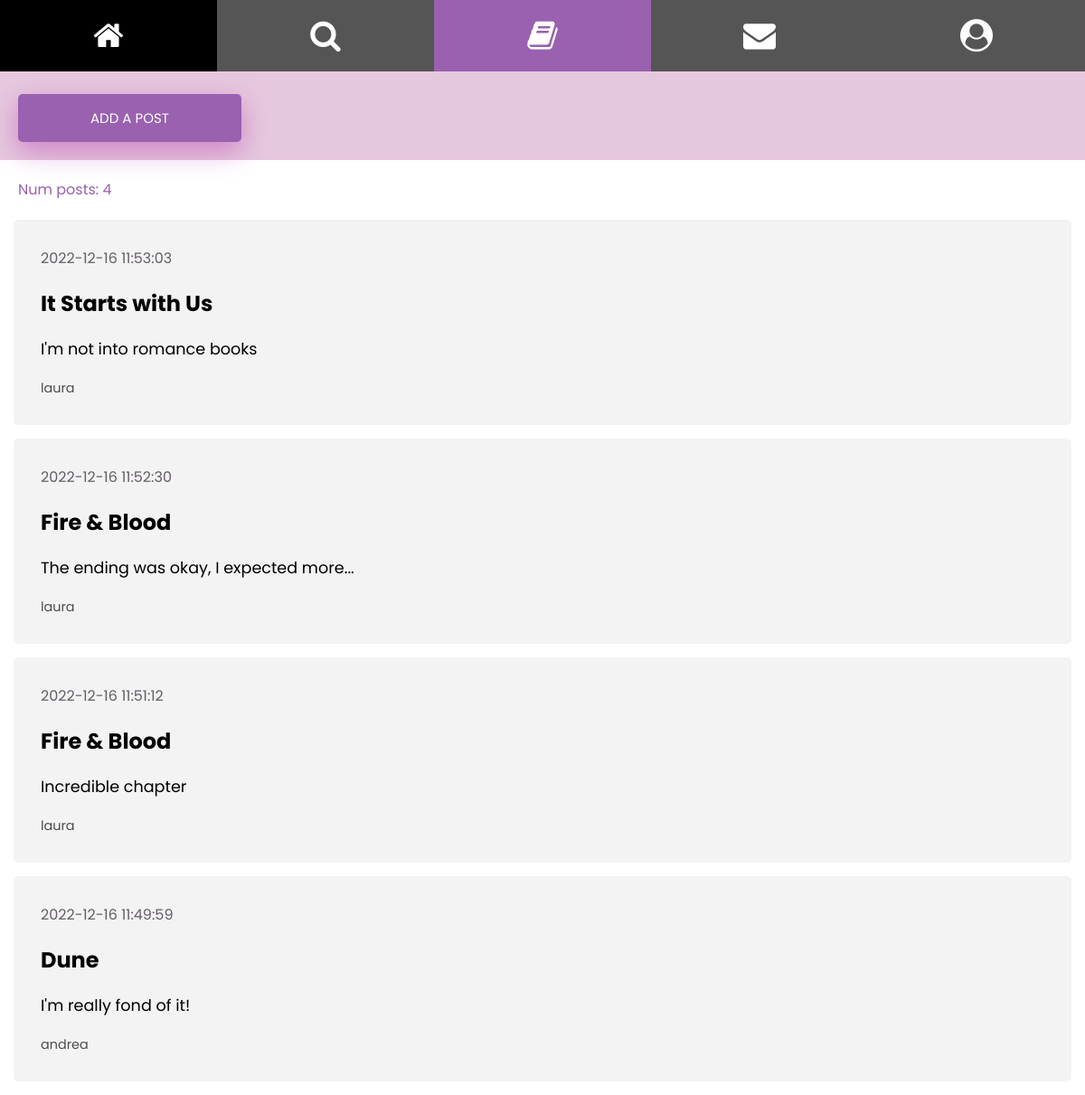
Screenshot of /posts (signed in) with the database file from the repository.
### tables this page shows
CREATE TABLE posts (
  id INTEGER PRIMARY KEY AUTOINCREMENT,
  username TEXT NOT NULL,
  created TIMESTAMP NOT NULL DEFAULT CURRENT_TIMESTAMP,
  title TEXT NOT NULL,
  isbn TEXT NOT NULL,
  content TEXT NOT NULL,
  FOREIGN KEY (username) REFERENCES users (user),
  FOREIGN KEY (isbn) REFERENCES books (isbn)
);

### login-app.py (the view)
@app.route('/posts', methods=['POST', 'GET'])
def posts():
    if not session.get("username"):
        return redirect(url_for('login'))
    error = None
    conn = get_db_connection()
    posts = conn.execute('SELECT * FROM posts ORDER BY created DESC').fetchall()
    conn.close()
    return render_template('posts.html', posts=posts, error=error)

### login-app.py (called while the page is built)
def get_db_connection():
    conn = sqlite3.connect('database.db')
    conn.row_factory = sqlite3.Row
    return conn

### templates/posts.html (shortened to what this page needs)
{% extends 'all_posts.html' %}
{% block content %}
    <p style="margin: 20px; color: #9961af;">Num posts: {{posts|length}}</p>
    {% for post in posts %}
        <div class='post'>
            <p style="margin: 20px; color: #645e66;">{{ post['created'] }}</p>
            <h2 style="margin: 20px;">{{ post['title'] }}</h2>
            <p style="font-size:110%; margin: 20px;" >{{ post['content'] }}</p>
            <p style="font-size:90%; margin: 20px; color: #4f4b50;">{{ post['username'] }}</p>
        </div>
    {% endfor %}
{% endblock %}

### templates/all_posts.html (shortened to what this page needs)
<!DOCTYPE html>
<html>
<link rel="stylesheet" href="https://cdnjs.cloudflare.com/ajax/libs/font-awesome/4.7.0/css/font-awesome.min.css">
<body>
<div class="icon-bar">
  <a href="books"><i class="fa fa-home"></i></a>
  <a href="#"><i class="fa fa-search"></i></a>
  <a class="active" href="posts"><i class="fa fa-book"></i></a>
  <a href="#"><i class="fa fa-envelope"></i></a>
  <a href="logout"><i class="fa fa-user-circle"></i></a>
</div>
</body>
<head>
</head>
<body>
    <nav class="centered">
        <a href="{{url_for('create')}}">Add a post</a>
    </nav>
    <div class="content">
        {% block content %} {% endblock %}
    </div>
</body>
</html>

### templates/all_posts.html (style rules this page uses)
body { margin:0; }
html { font-family: "Poppins", sans-serif; }
nav { background-color: #e6c8de; }
.icon-bar { width: 100%; background-color: #555; overflow: auto; }
.icon-bar a { float: left; width: 20%; text-align: center; padding: 12px 0; transition: all 0.3s ease; color: white; font-size: 36px; }
.active { background-color: #9961af; }
.post { padding: 10px; margin: 15px; background-color: #f3f3f3; border-radius: 5px 5px 5px 5px; }
.centered { text-align:left }
nav a { background-color: #9961af; border: none; color: white; padding: 15px 80px; text-align: center; text-decoration: none; display: inline-block; text-transform: uppercase; font-size: 15px; -webkit-box-shadow: 0 10px 30px 0 rgba(170, 25, 163, 0.4); box-shadow: 0 10px 30px 0 rgba(170, 25, 163, 0.4); -webkit-border-radius: 5px 5px 5px 5px; border-radius: 5px 5px 5px 5px; margin: 25px 20px 20px 20px; -webkit-transition: all 0.3s ease-in-out; -moz-transition: all 0.3s ease-in-out; -ms-transition: all 0.3s ease-in-out; -o-transition: all 0.3s ease-in-out; transition: all 0.3s ease-in-out; }

### rows the page displays
posts: created "2022-12-16 11:53:03", title "It Starts with Us", content "I'm not into romance books", username "laura"
posts: created "2022-12-16 11:52:30", title "Fire & Blood", content "The ending was okay, I expected more...", username "laura"
posts: created "2022-12-16 11:51:12", title "Fire & Blood", content "Incredible chapter", username "laura"
posts: created "2022-12-16 11:49:59", title "Dune", content "I'm really fond of it!", username "andrea"

### other values shown
{{ posts|length }} "4"
